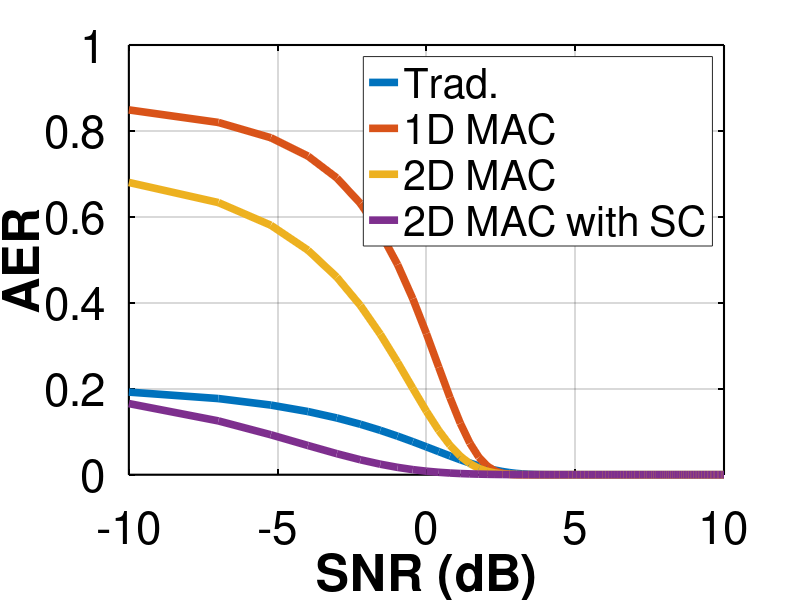
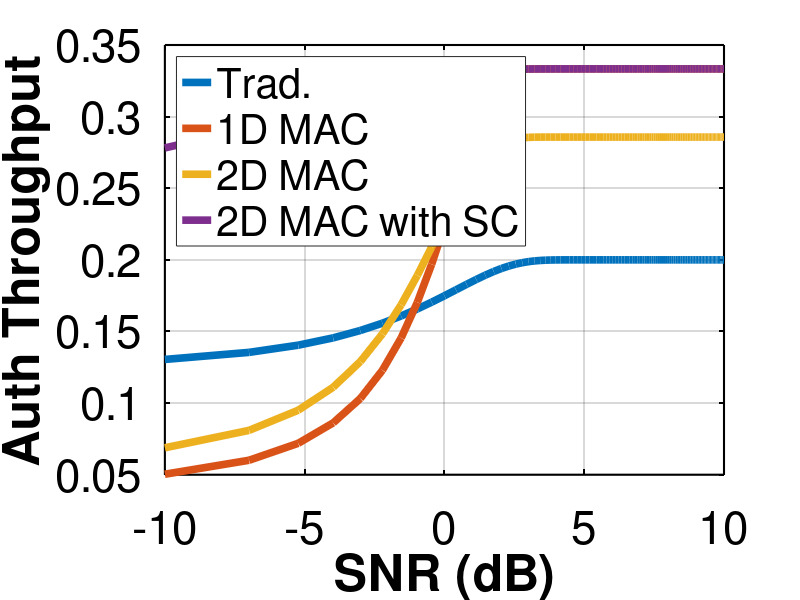

These figures' MATLAB source, in order:
clear;
clc; 
clear fig;
close all


R = .4;
M_LENGTH = 32/R;
T_LENGTH = 32/R;

P = .1:.1:10;
SIGMA_N_SQUARD = 1;


X = 5; % number of rows 
Y = 5; % number of columns

ALPHA = 0.22;



function p = BER_before_decoding(gamma)
    p = qfunc(sqrt(2*gamma));
end

function gamma = SNR(P,sigma_n_squared)
    gamma = P./sigma_n_squared;
end

function C = capacitY(p)
    C = 1+p.*log2(p) + (1-p).*log2(1-p);
end

function Pe = error_rate(length, R, p, C)
    Pe = qfunc(sqrt(length ./ (p .* (1 - p))) .* ((C - R) / log2((1 - p) ./ p)));
end

function throuput = auth_throughput(R, AER, Pe_m, m_length, t_length)
    throuput = R * (1-AER).*(1-Pe_m).*m_length /(m_length + t_length);
end



%%%%%%%% Tradiotional scheme (0) %%%%%%%%%%
function A_0 = A_rate_0(Pe_m, Pe_t)
    A_0 = Pe_t;
end

function AER_0 = auth_error_rate_0(Pe_m, Pe_t)
    AER_0 = Pe_t;
end


gamma_0 = SNR(P, SIGMA_N_SQUARD);
p_0 = BER_before_decoding (gamma_0);
C_0 = capacitY(p_0);

message_loss_rate_0 = error_rate(M_LENGTH, R, p_0, C_0);
tag_loss_rate_0 = error_rate(T_LENGTH, R, p_0, C_0);

A_0 = A_rate_0(message_loss_rate_0,tag_loss_rate_0);
AER_0 = auth_error_rate_0(message_loss_rate_0,tag_loss_rate_0);
Throuput_0 = auth_throughput(R, A_0,message_loss_rate_0, M_LENGTH, T_LENGTH);
%%%%%%%%%%%%%%%%%%%%%%%%%%%%%%%%%%%%%%%




%%%%%%%% 1D MAC scheme (1) %%%%%%%%%%

function A_1 = A_rate_1(Pe_m, Pe_t, X)
    A_1 = 1-((1-Pe_m).^(X-1)).*(1-Pe_t);
end

function AER_1 = auth_error_rate_1(Pe_m, Pe_t, X)
    AER_1 = 1-((1-Pe_m).^(X)).*(1-Pe_t);
end

P_1 = ((X*M_LENGTH + X*T_LENGTH)/ (X*M_LENGTH + T_LENGTH)).*P;
gamma_1 = SNR(P_1, SIGMA_N_SQUARD);
p_1 = BER_before_decoding (gamma_1);
C_1 = capacitY(p_1);

message_loss_rate_1 = error_rate(M_LENGTH, R, p_1, C_1);
tag_loss_rate_1     = error_rate(T_LENGTH, R, p_1, C_1);

A_1 = A_rate_1(message_loss_rate_1,tag_loss_rate_1, X);
AER_1 = auth_error_rate_1(message_loss_rate_1,tag_loss_rate_1, X);
Throuput_1 = auth_throughput(R, A_1, message_loss_rate_1, X*M_LENGTH, 1*T_LENGTH);
%%%%%%%%%%%%%%%%%%%%%%%%%%%%%%%%%%%%%%%



%%%%%%%% 2D MAC scheme (2) %%%%%%%%%%

function A_2 = A_rate_2(Pe_m, Pe_t, X, Y)
    A_2 = (1-((1-Pe_m).^(Y-1)).*(1-Pe_t)).*(1-((1-Pe_m).^(X-1)).*(1-Pe_t));
end

function AER_2 = auth_error_rate_2(Pe_m, Pe_t, X, Y)
    AER_2 = (1-Pe_m).*A_rate_2(Pe_m, Pe_t, X,Y) + Pe_m;
end



P_2 = ((X*Y*M_LENGTH + X*Y*T_LENGTH)/ (X*Y*M_LENGTH + (X+Y)*T_LENGTH)).*P;
gamma_2 = SNR(P_2, SIGMA_N_SQUARD);
p_2 = BER_before_decoding (gamma_2);
C_2 = capacitY(p_2);

message_loss_rate_2 = error_rate(M_LENGTH, R, p_2, C_2);
tag_loss_rate_2     = error_rate(T_LENGTH, R, p_2, C_2);

A_2 = auth_error_rate_2(message_loss_rate_2,tag_loss_rate_2, X, Y);
AER_2 = auth_error_rate_2(message_loss_rate_2, tag_loss_rate_2, X, Y);
Throuput_2 = auth_throughput(R, A_2, message_loss_rate_2, (X*Y)*M_LENGTH, (X+Y)*T_LENGTH);
%%%%%%%%%%%%%%%%%%%%%%%%%%%%%%%%%%%%%%%









%%%%%%%% 2D MAC scheme (3) %%%%%%%%%%


function gamma_m = SINR_M (P, sigma_n_squared, alpha)
    gamma_m = ((1-alpha)*P) ./ (alpha*P + sigma_n_squared);
end

function gamma_t = SINR_T (P, sigma_n_squared, alpha)
    gamma_t = (alpha.*P)./((1-alpha).*P + sigma_n_squared);
end

function A_3 = A_rate_3(Pe_m_prime, Pe_t_prime, Pe_t, X,Y)
    A_3 = (1-((1-Pe_m_prime).^(Y-1)).*(1-Pe_t_prime)).*(1-((1-Pe_m_prime).^(X-1)).*(1-Pe_t));
end

function AER_3 = auth_error_rate_3(Pe_m_prime, Pe_t_prime, Pe_t, X,Y)
    AER_3 = (1-Pe_m_prime).*A_rate_3(Pe_m_prime, Pe_t_prime, Pe_t, X,Y) + Pe_m_prime;
end

P_3 = ((X*M_LENGTH + X*T_LENGTH)/ (X*M_LENGTH + T_LENGTH)).*P;

gamma_t = SNR(P_3, SIGMA_N_SQUARD);
gamma_m_prime = SINR_M (P_3, SIGMA_N_SQUARD, ALPHA);
gamma_t_prime = SINR_T (P_3, SIGMA_N_SQUARD, ALPHA);


p_t       = BER_before_decoding (gamma_t);
p_t_prime = BER_before_decoding (gamma_t_prime);
p_m_prime = BER_before_decoding (gamma_m_prime);

C_t       = capacitY (p_t);
C_t_prime = capacitY (p_t_prime);
C_m_prime = capacitY (p_m_prime);


tag_loss_rate_3           = error_rate (T_LENGTH, R, p_t, C_t);
tag_loss_rate_3_prime     = error_rate (Y*M_LENGTH, (T_LENGTH/(Y*M_LENGTH))*R, p_t_prime, C_t_prime);
message_loss_rate_3_prime = error_rate (M_LENGTH, R, p_m_prime, C_m_prime);



A_3 = A_rate_3(message_loss_rate_3_prime, tag_loss_rate_3_prime, tag_loss_rate_3 , X, Y);
AER_3 = auth_error_rate_3(message_loss_rate_3_prime, tag_loss_rate_3_prime, tag_loss_rate_3 , X, Y);
Throuput_3 = auth_throughput(R, A_3,message_loss_rate_3_prime, X*M_LENGTH, 1*T_LENGTH);


%%%%%%%%%%%%%%%%%%%%%%%%%%%%%%%%%%%%%%%%%%%%% 





snr_dB = 10.*log10(gamma_0);
 
% Define colors
bgColor = [240, 240, 240] / 255; % Light gray for plot area
borderColor = [1, 1, 1];         % White for figure border

% New color palette for lines
lineColors = [
    0, 0.4470, 0.7410;   % blue
    0.8500, 0.3250, 0.0980; % orange
    0.9290, 0.6940, 0.1250; % yellow
    0.4940, 0.1840, 0.5560; % purple
];


% Plot for AER vs SNR

figure


plot(snr_dB, AER_0, 'Color', lineColors(1, :), 'LineWidth', 5.5); hold on;
plot(snr_dB, AER_1, 'Color', lineColors(2, :), 'LineWidth', 5.5);
plot(snr_dB, AER_2, 'Color', lineColors(3, :), 'LineWidth', 5.5);
plot(snr_dB, AER_3, 'Color', lineColors(4, :), 'LineWidth', 5.5);
hold off;

legend("Trad.", "1D MAC", "2D MAC", "2D MAC with SC", 'FontSize', 28, 'Location', 'northeast');
ylabel("AER", 'FontSize', 33, 'FontWeight', 'bold');
xlabel("SNR (dB)", 'FontSize', 33, 'FontWeight', 'bold');
% title("AER vs SNR", 'FontSize', 20, 'FontWeight', 'bold');
grid on;
set(gca, 'FontSize', 33, 'LineWidth',1.5, 'XColor', 'k', 'YColor', 'k');

% Plot for Auth Throughput vs SNR
figure


plot(snr_dB, Throuput_0, 'Color', lineColors(1, :), 'LineWidth', 5.5); hold on;
plot(snr_dB, Throuput_1, 'Color', lineColors(2, :), 'LineWidth', 5.5);
plot(snr_dB, Throuput_2, 'Color', lineColors(3, :), 'LineWidth', 5.5);
plot(snr_dB, Throuput_3, 'Color', lineColors(4, :), 'LineWidth', 5.5);
hold off;

legend("Trad.", "1D MAC", "2D MAC", "2D MAC with SC", 'FontSize', 28, 'Location', 'northwest');
ylabel("Auth Throughput", 'FontSize', 33, 'FontWeight', 'bold');
xlabel("SNR (dB)", 'FontSize', 33, 'FontWeight', 'bold');
% title("Auth Throughput vs SNR", 'FontSize', 33, 'FontWeight', 'bold');
grid on;
set(gca, 'FontSize', 33, 'LineWidth', 1.5, 'XColor', 'k', 'YColor', 'k');




%%%%%%%%%%%%%%%% optimizing the alpha %%%%%%%%%%%%%%%%%%%%%%%%%%%%%%%
